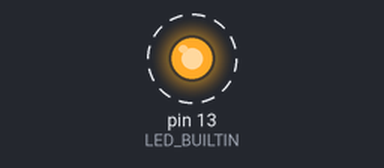
A sketch run on a simulated Arduino Uno, built with avr-gcc and run on an emulated ATmega328P. Shown: output pins drawn as LEDs (lit = HIGH). Dashed ring = blinking.

Above: at 0.12 s.
Timing chart, 0 to 3.0 s (numbered marks = the images above):
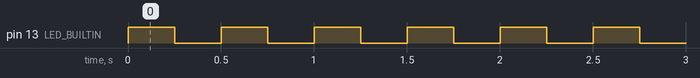

The sketch:

Arduino_Programmeren_Template.ino
```cpp
void setup() {

  //Serial Monitor aanzetten
  Serial.begin(9600);


  //haal telkens de juiste setup functie uit commentaar op een opdracht op je arduino te laten draaien.
  setup_blinking_led();

  //setup_opdracht1();
  //setup_opdracht2();
  //setup_opdracht3();
  //setup_opdracht4();
  //setup_opdracht5();
  //setup_opdracht6();
}

void loop() {

  //haal telkens de juiste loop functie uit commentaar op een opdracht op je arduino te laten draaien.
  loop_blinking_led();

  //loop_opdracht1();
  //loop_opdracht2();
  //loop_opdracht3();
  //loop_opdracht4();
  //loop_opdracht5();
  //loop_opdracht6();
}

void setup_blinking_led()
{
  pinMode(LED_BUILTIN, OUTPUT);
}

void loop_blinking_led()
{
  digitalWrite(LED_BUILTIN, HIGH);  // turn the LED on (HIGH is the voltage level)
  delay(250);                      // wait for a second
  digitalWrite(LED_BUILTIN, LOW);   // turn the LED off by making the voltage LOW
  delay(250);
}

void setup_opdracht1()
{
  //Stel de juiste inputs en outputs in voor opdracht 1.
}

void loop_opdracht1()
{
  //plaats hier de code voor het uitvoeren van opdracht 1.
}


void setup_opdracht2()
{
  //Stel de juiste inputs en outputs in voor opdracht 2.
}

void loop_opdracht2()
{
   //plaats hier de code voor het uitvoeren van opdracht 2
}

void setup_opdracht3()
{
 //Stel de juiste inputs en outputs in voor opdracht 3.
}

void loop_opdracht3()
{
  //plaats hier de code voor het uitvoeren van opdracht 3.
}

void setup_opdracht4()
{
 //Stel de juiste inputs en outputs in voor opdracht 4.
}

void loop_opdracht4()
{
//plaats hier de code voor het uitvoeren van opdracht 4.
}

void setup_opdracht5()
{
 //Stel de juiste inputs en outputs in voor opdracht 5.
}

void loop_opdracht5()
{
//plaats hier de code voor het uitvoeren van opdracht 5.
}

void setup_opdracht6()
{
 //Stel de juiste inputs en outputs in voor opdracht 6.
}

void loop_opdracht6()
{
//plaats hier de code voor het uitvoeren van opdracht 6.
}
```

Measured:
- by itself, pin 13 (LED_BUILTIN): alternates HIGH for 0.25 s and LOW for 0.25 s
